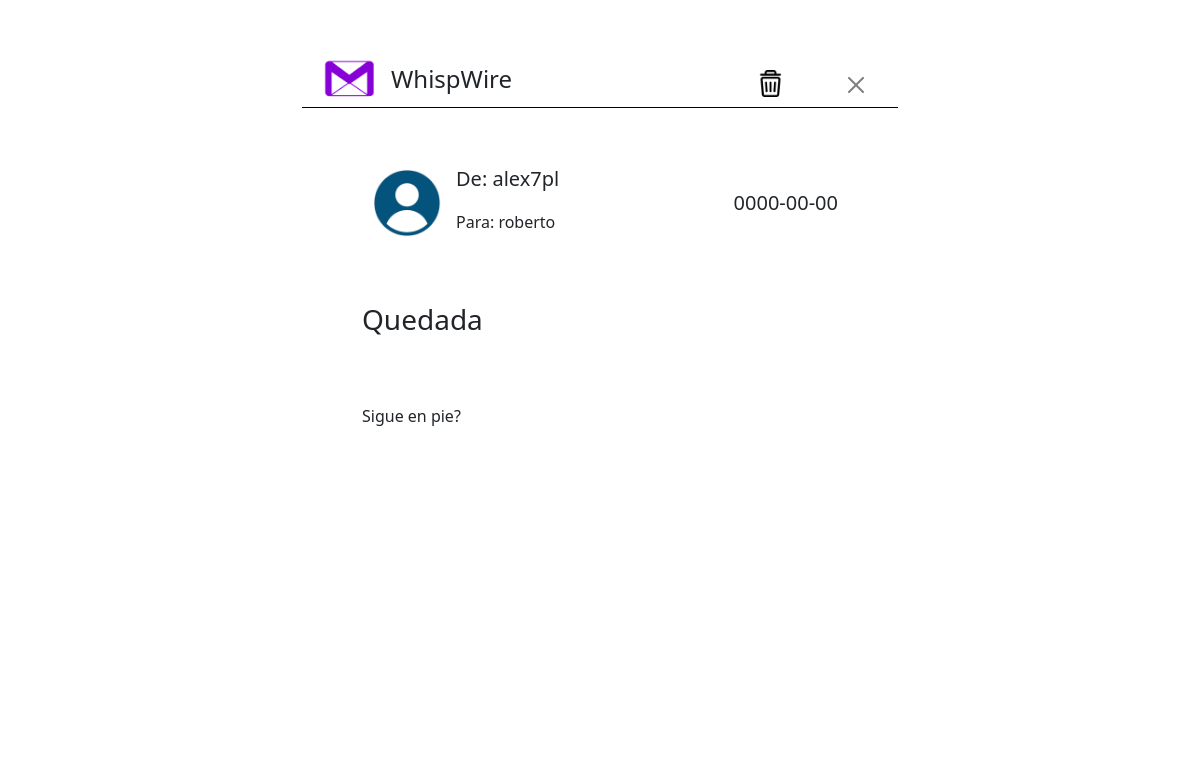
Screenshot of /code/correo.php?id=170 with the database file from the repository.
### tables this page shows
CREATE TABLE `mensajes` (
  `Id` int(6) NOT NULL,
  `Emisor` varchar(255) NOT NULL,
  `Receptor` varchar(255) NOT NULL,
  `Asunto` varchar(255) NOT NULL,
  `Mensaje` text NOT NULL,
  `Fecha` date NOT NULL,
  `Abierto` tinyint(1) NOT NULL
);

### code/funcionalidad.php (called while the page is built, shortened)
<?php
    function abrirMensajes($id, $marcarAbrir){
        $db = new mysqli('localhost', 'root', '', 'whispwire');
        $consultar = "SELECT * FROM `mensajes` WHERE `Id` = $id";
        $consulta = $db->query($consultar);
        $resultado = $consulta->fetch_assoc();
        return $resultado;
    }
?>

### code/correo.php (the view, shortened to what this page needs)
<!DOCTYPE html>
<html lang="en">
<head>
    <?php
      require 'funcionalidad.php';
      $idCorreo = $_GET['id'];
      $Abrir = $_GET['marcarAbrir'];
      $correo = abrirMensajes($idCorreo, $Abrir);
    ?>
    <link rel="stylesheet" type="text/css" href="../css/vist.css">
    <link href="https://cdn.jsdelivr.net/npm/bootstrap@5.3.0-alpha3/dist/css/bootstrap.min.css" rel="stylesheet">
</head>
<body>
  <div class="container-fluid">
    <div class="mt-3 row">
      <div class="container">
        <div class="bandejaCorreo">
          <div class="row align-items-center" id="navCorreo">
            <div class="col-md-auto col-lg-auto d-none d-md-block">
              <img src="../img/logo.png" class="img-fluid" alt="Logo" id="logo">
            </div>
            <div class="col-md-auto col-lg-auto">
              <h4 id="textoLogo">WhispWire</h4>
            </div>
            <div class="col align-self-end">
              <div class="d-flex justify-content-end align-items-end">
                <a href="borrarCorreo.php?id=<?php echo $idCorreo; ?>"><img src="../img/papelera.png" class="img-fluid" alt="papelera" id="papelera"></a>
                <div class="xCorreo">
                  <a href="bandejaDeEntrada.php?modo=recibidos"><button type="button" class="btn-close" aria-label="Close"></button></a>
                </div>
              </div>
            </div>
          </div>
          <div class="ms-5 container">
            <div class="mt-5 row align-items-center">
              <div class="col-md-auto col-lg-auto">
                <img src="../img/usuario.png" class="img-fluid" alt="Logo" id="imgUsuario">
              </div>
              <div class="mt-2 col-md-auto col-lg-auto">
                <p class="fs-5"><?php echo "De: ".$correo['Emisor']."<br>"; echo "<p>Para: ".$correo['Receptor']. "</p>"; ?></p>
              </div>
              <div class="me-5 col mt-3">
                <div class="me-5 d-flex justify-content-end align-items-end">
                <p class="fs-5" id="fechaCorreo"><?php echo $correo['Fecha'] ?></p>
                </div>
              </div>
            </div>
            <div class="mt-5 row align-items-center">
              <div class="col-md-auto col-lg-auto">
                <p class="fs-3"><?php echo $correo['Asunto']; ?></p>
              </div>
            </div>
            <div class="row align-items-center">
              <div class="col-sm-12 col-md-12 col-lg-12 col-xl-12">
                <div class="textoMensaje">
                  <p class="fs-6"><?php echo $correo['Mensaje']; ?></p>
                </div>
              </div>
            </div>
          </div>
        </div>
      </div>
    </div>
  </div>
</body>
</html>

### css/vist.css (style rules this page uses)
#logo { width: 55px; height: 55px; left: 10px; position: relative; }
#imgUsuario { width: 70px; height: 70px; left: 10px; position: relative; }
#papelera { width: 27px; height: 27px; margin-bottom: 10px; right: 60px; position: relative; }
#textoLogo { margin-top: 8px; position: relative; }
.bandejaCorreo { width: 50%; position: absolute; top: 50%; left: 50%; transform: translate(-50%, -50%); height: calc(100vh - 100px); overflow-y: auto; overflow-x: hidden; max-height: calc(100vh - 100px); background-color: white; border: 2px solid white; border-radius: 20px; }
.textoMensaje { max-width: 90%; max-height: 200px; white-space: pre-wrap; }
.xCorreo { margin-bottom: 8px; margin-right: 20px; }
#navCorreo { border-bottom: 1px solid black; margin-left: -2px; margin-right: -2px; }

### code/correo.php (style rules this page uses)
body { background-image: url("../img/fondoBandeja.jpg"); background-size: cover; }

### rows the page displays
mensajes: Emisor "alex7pl", Receptor "roberto", Fecha "0000-00-00", Asunto "Quedada", Mensaje "Sigue en pie?"
